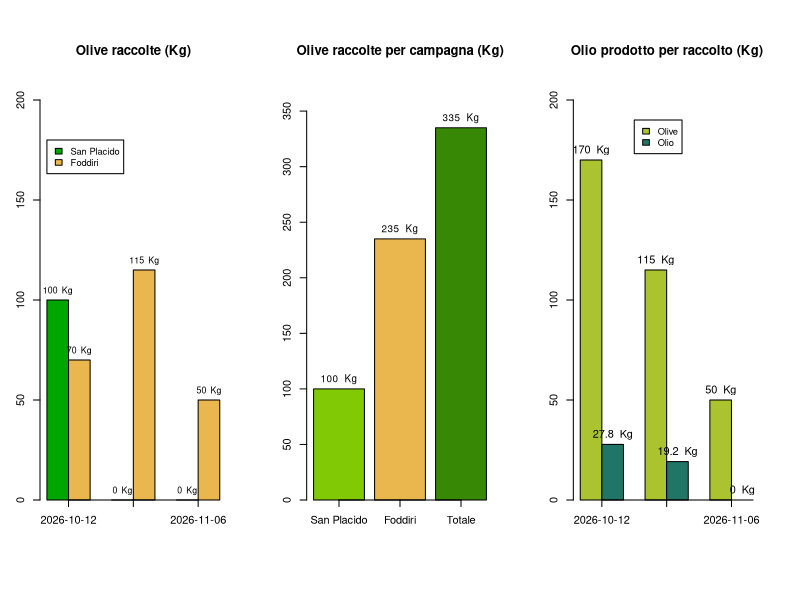

Write R code to recreate this figure.
setwd("~github/oil")

#####VARIABLES#####
year <- 2021
dates <- c("10-12","10-26","11-06")
date <- as.Date(dates,format="%m-%d") #data in formato mese-giorno
olives_sp <- c(100,NA,NA) #olive di San Placido (kg)
olives_f <- c(70,115,50) #olive di Foddiri
production <- c(27.8,19.2,NA) #olio in kg
volume <- round(1/.916,digit=3) #volume olio in base al peso specifico (lt per kg)
cost <- .21 #Euro cent per chilo di olive
iva <- .04 #"cost" and "iva" do not vary over date, hence I can digit them once and R will fill all pertinent rows

#####DATASET#####
oil <- data.frame(year,date,olives_sp,olives_f,production,volume,cost,iva)
oil <- transform(oil,
                 oil_return=round(production/rowSums(oil[,3:4],na.rm=TRUE),digit=3),
                 prod_litre=round(production*volume,digit=1),
                 tot_cost=ifelse(is.na(production)==FALSE,round(rowSums(oil[,3:4],na.rm=TRUE)*cost*(1+iva)),NA)) #add oil in litres and total cost per date (only if production is not NA)

#####TABLE#####
oil_table <- data.frame(format(as.Date(oil$date,format="%y-%m-%d"),"%d/%m/%Y"),
                        paste(rowSums(oil[,3:4],na.rm=TRUE)," Kg"),
                        ifelse(is.na(oil$production)==TRUE,"",paste(oil$production," Kg")),
                        ifelse(is.na(oil$oil_return)==TRUE,"",paste(oil$oil_return*100," %")),
                        ifelse(is.na(oil$prod_litre)==TRUE,"",paste(oil$prod_litre," Lt")),
                        ifelse(is.na(oil$tot_cost)==TRUE,"",paste("EUR ",oil$tot_cost)),
                        ifelse(is.na(oil$tot_cost)==TRUE,"",paste("EUR ",round(oil$tot_cost/oil$prod_litre,digit=2))))
colnames(oil_table) <- c("Data","Raccolto","Olio prodotto (Kg)","Resa",
                         "Olio prodotto (Lt)","Costo","Costo per litro")
knitr::kable(oil_table,caption="Le olive raccolte il 6 novembre non sono state portate al frantoio, ma consegnate a Mimmo. Le ha portate lui, per la spremitura.")


#####BARPLOTS#####
par(mfrow=c(1,3),mai=c(1,.4,1,.4))

olives <- cbind(oil$olives_sp,oil$olives_f)
olives[is.na(olives)==TRUE] <- 0

production <- oil$production
production[is.na(production)==TRUE] <- 0

###1###
oil_plot <- barplot(olives~oil$date,
                    beside=TRUE,ylim=c(0,200),col=c("#00A600","#EAB64E"),
                    xaxt="n",xlab="",ylab="Kg",
                    main="Olive raccolte (Kg)")
axis(1,at=c(2,5,8),labels=oil$date)
text(x=t(oil_plot),y=olives,
     labels=cbind(paste(olives," Kg")),
     pos=3,cex=.8) #note that I transpose the plot coordinates (t(oil_plot)), for the bar labels to be correct (they would be mixed up, otherwise)
legend(1,180,c("San Placido","Foddiri"),fill=c("#00A600","#EAB64E"),cex=.85)

###2###
oil_plot2 <- barplot(c(colSums(olives),sum(colSums(olives))),
                     beside=TRUE,ylim=c(0,360),col=c("#80C904","#EAB64E","#378805"),
                     xaxt="n",xlab="",main="Olive raccolte per campagna (Kg)")
axis(1,at=oil_plot2,labels=c("San Placido","Foddiri","Totale"))
text(x=oil_plot2,y=c(colSums(olives),sum(colSums(olives))),
     labels=paste(c(colSums(olives),sum(colSums(olives)))," Kg"),pos=3,cex=.9)
#legend(.4,185,c("San Placido","Foddiri","Totale"),fill=c("#80C904","#EAB64E","#378805"),cex=.85)

###3###
product_matrix <- cbind(rowSums(olives),production) #I put olives harvested by date and oil produced (in chilos) in a matrix
product_plot <- barplot(product_matrix~oil$date,
                        beside=TRUE,ylim=c(0,200),col=c("#ABC32F","#207567"),
                        xaxt="n",xlab="",
                        main="Olio prodotto per raccolto (Kg)") #I plot that matrix on date
axis(1,at=c(2,5,8),labels=oil$date)
text(x=product_plot,y=t(product_matrix),
     labels=paste(t(product_matrix)," Kg"),pos=3)
legend(x=3.5,y=190,c("Olive","Olio"),fill=c("#ABC32F","#207567"),cex=.85)
